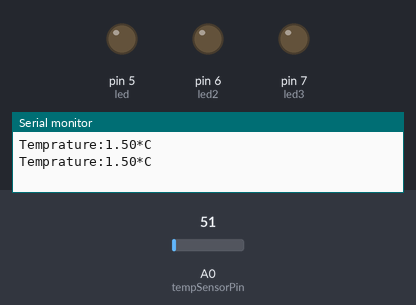
Simulated run of this sketch. Board: Arduino Uno, built with avr-gcc and run on an emulated ATmega328P. Parts: output pins drawn as LEDs (lit = HIGH), the last lines printed to the serial monitor. Inputs (shaded band) come from the test bench; at power-on: A0 (tempSensorPin) = 51.

Above: at 1.8 s.
1.9 s: A0 (tempSensorPin) set to 61
3.4 s: A0 (tempSensorPin) set to 76
At 4.5 s:
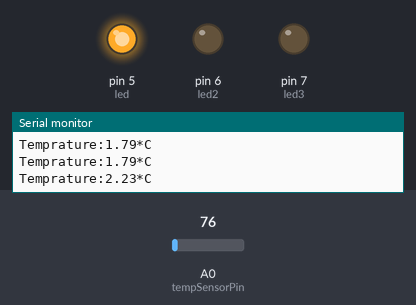
5.5 s: A0 (tempSensorPin) set to 123
7.2 s: A0 (tempSensorPin) set to 142
At 8.8 s:
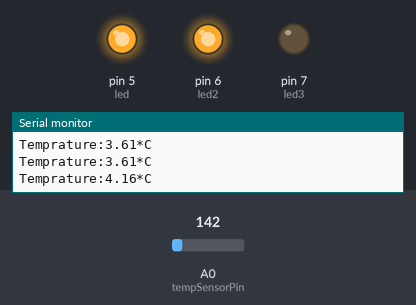
9.5 s: A0 (tempSensorPin) set to 112
At 10.4 s:
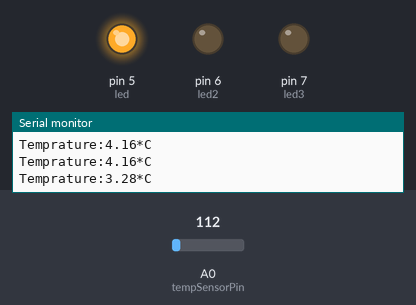
11.5 s: A0 (tempSensorPin) set to 163
At 13.2 s:
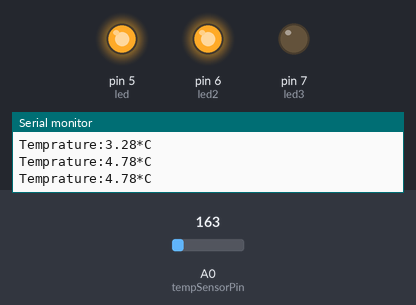
Timing chart, 0 to 14.5 s (numbered marks = the images above; inputs shaded):
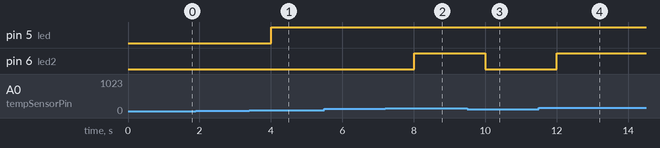

The sketch:

led_temp.ino
```cpp
int tempSensorPin=A0;
int led=5;
int led2=6;
int led3=7;
float tempratureThreshold1=2.0;
float tempratureThreshold2=4.0;
float tempratureThreshold3=6.0;
void setup()
{
  Serial.begin(9600);
  pinMode(led,OUTPUT);
    pinMode(led2,OUTPUT);
    pinMode(led3,OUTPUT);

}

void loop() {
  int sensorvalue=analogRead(tempSensorPin);
  float temprature=sensorvalue*(3.0/1023)*10;
  Serial.print("Temprature:");
  Serial.print(temprature);
  Serial.println("*C");
  if(temprature>=tempratureThreshold1)
  {
    digitalWrite(led,HIGH);
  }
    else
   {
      digitalWrite(led,LOW);
  }

  if(temprature>=tempratureThreshold2)
  {
     digitalWrite(led2,HIGH);
  }

  else
  {
     digitalWrite(led2,LOW);
  }

    if(temprature>=tempratureThreshold3)
  {
     digitalWrite(led3,HIGH);
    }

  else
  {
     digitalWrite(led3,LOW);
  }
  delay(1000);

}
```

Measured:
- the behaviour switches between 68 and 69 on A0 (tempSensorPin) (found by bisection; images 0 and 1)
- the behaviour switches between 136 and 137 on A0 (tempSensorPin) (found by bisection; images 1 and 2)
- after the input at 3.4 s, pin 5 (led): LOW → HIGH after 0.60 s
- after the input at 7.2 s, pin 6 (led2): LOW → HIGH after 0.81 s
- after the input at 9.5 s, pin 6 (led2): HIGH → LOW after 0.51 s
- after the input at 11.5 s, pin 6 (led2): LOW → HIGH after 0.51 s
